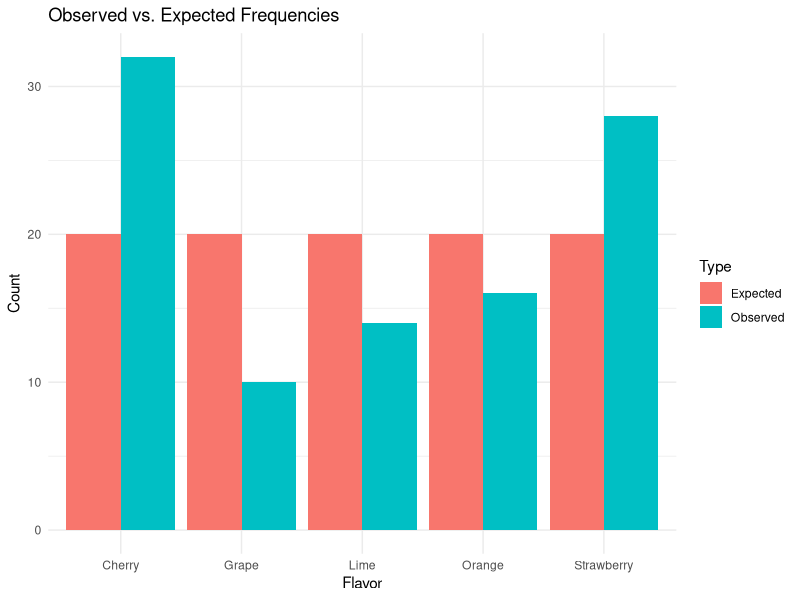

R code for this plot:
## ---- chunk 1
library(tidyverse)
library(ggplot2)
## ---- chunk 2
observed <- c(32, 28, 16, 14, 10)
expected <- c(20, 20, 20, 20, 20)

chi2 <- sum((observed - expected)^2 / expected)
df   <- length(observed) - 1
cv   <- qchisq(0.95, df)
p_val <- pchisq(chi2, df, lower.tail = FALSE)

cat("chi-square =", round(chi2, 4), "\n")
cat("Critical value =", round(cv, 3), "\n")
cat("P-value =", round(p_val, 6), "\n")
cat("Decision:", ifelse(chi2 > cv, "Reject H0", "Do not reject H0"), "\n")
## ---- chunk 3
# Visualize
df_plot <- data.frame(
  Flavor = c("Cherry","Strawberry","Orange","Lime","Grape"),
  Observed = observed, Expected = expected)
df_long <- pivot_longer(df_plot, -Flavor, names_to = "Type", values_to = "Count")
ggplot(df_long, aes(x = Flavor, y = Count, fill = Type)) +
  geom_bar(stat = "identity", position = "dodge") +
  theme_minimal() + labs(title = "Observed vs. Expected Frequencies")
## ---- chunk 4
observed <- c(122, 85, 76, 17)
props    <- c(0.38, 0.32, 0.23, 0.07)
expected <- props * 300

chi2  <- sum((observed - expected)^2 / expected)
df    <- length(observed) - 1
cv    <- qchisq(0.90, df)
p_val <- pchisq(chi2, df, lower.tail = FALSE)

cat("Expected:", expected, "\n")
cat("chi-square =", round(chi2, 4), "\n")
cat("Critical value =", round(cv, 3), "\n")
cat("P-value =", round(p_val, 4), "\n")
cat("Decision:", ifelse(chi2 > cv, "Reject H0", "Do not reject H0"), "\n")
## ---- chunk 5
observed <- c(68, 27, 5)
expected <- c(74, 16, 10)

chi2  <- sum((observed - expected)^2 / expected)
df    <- length(observed) - 1
cv    <- qchisq(0.90, df)
p_val <- pchisq(chi2, df, lower.tail = FALSE)

cat("chi-square =", round(chi2, 4), "\n")
cat("Critical value =", round(cv, 3), "\n")
cat("P-value =", round(p_val, 4), "\n")
cat("Decision:", ifelse(chi2 > cv, "Reject H0", "Do not reject H0"), "\n")
## ---- chunk 6
# Data
boundaries <- c(89.5, 104.5, 119.5, 134.5, 149.5, 164.5, 179.5)
observed   <- c(24, 62, 72, 26, 12, 4)
n <- 200
xbar <- 123.4; s <- 17.03

# Compute expected frequencies via normal distribution
z_vals <- (boundaries - xbar) / s
areas  <- diff(pnorm(z_vals))
# Combine last two categories (E < 5)
obs_comb  <- c(observed[1:4], sum(observed[5:6]))
exp_comb  <- c(areas[1:4] * n, sum(areas[5:6]) * n)

chi2 <- sum((obs_comb - exp_comb)^2 / exp_comb)
df   <- length(obs_comb) - 1 - 2  # -2 for estimated mu and sigma
cv   <- qchisq(0.95, df)

cat("Expected:", round(exp_comb, 2), "\n")
cat("chi-square =", round(chi2, 4), "\n")
cat("d.f. =", df, "  Critical value =", round(cv, 3), "\n")
cat("Decision:", ifelse(chi2 > cv, "Reject H0 — NOT normally distributed",
                        "Do not reject H0"), "\n")
## ---- chunk 7
M <- matrix(c(41, 27, 51,
              36,  3, 40,
             169, 106, 109),
            nrow = 3, byrow = TRUE,
            dimnames = list(c("A","B","C"),
                            c("Surgical","Pneumonia","Bloodstream")))

result <- chisq.test(M)
cat("chi-square =", round(result$statistic, 4), "\n")
cat("d.f. =", result$parameter, "\n")
cat("P-value =", round(result$p.value, 6), "\n")
cat("Decision:", ifelse(result$p.value < 0.05, "Reject H0", "Do not reject H0"), "\n")

cat("\nExpected frequencies:\n")
round(result$expected, 2)
## ---- chunk 8
M2 <- matrix(c(10, 9, 8,
               13, 16, 12),
             nrow = 2, byrow = TRUE,
             dimnames = list(c("Male","Female"),
                             c("Low","Moderate","High")))

result2 <- chisq.test(M2)
cat("chi-square =", round(result2$statistic, 4), "\n")
cat("d.f. =", result2$parameter, "\n")
cat("P-value =", round(result2$p.value, 4), "\n")
cat("Decision:", ifelse(result2$p.value < 0.10, "Reject H0", "Do not reject H0"), "\n")

cat("\nExpected frequencies:\n")
round(result2$expected, 2)
## ---- chunk 9
M3 <- matrix(c(24, 33, 38, 49,
               76, 67, 62, 51),
             nrow = 2, byrow = TRUE,
             dimnames = list(c("Yes","No"),
                             c("<30K","30-74.9K","75-99.9K",">=100K")))

result3 <- chisq.test(M3)
cat("chi-square =", round(result3$statistic, 4), "\n")
cat("d.f. =", result3$parameter, "\n")
cat("P-value =", round(result3$p.value, 6), "\n")
cat("Decision:", ifelse(result3$p.value < 0.05, "Reject H0", "Do not reject H0"), "\n")

cat("\nExpected frequencies:\n")
round(result3$expected, 2)
